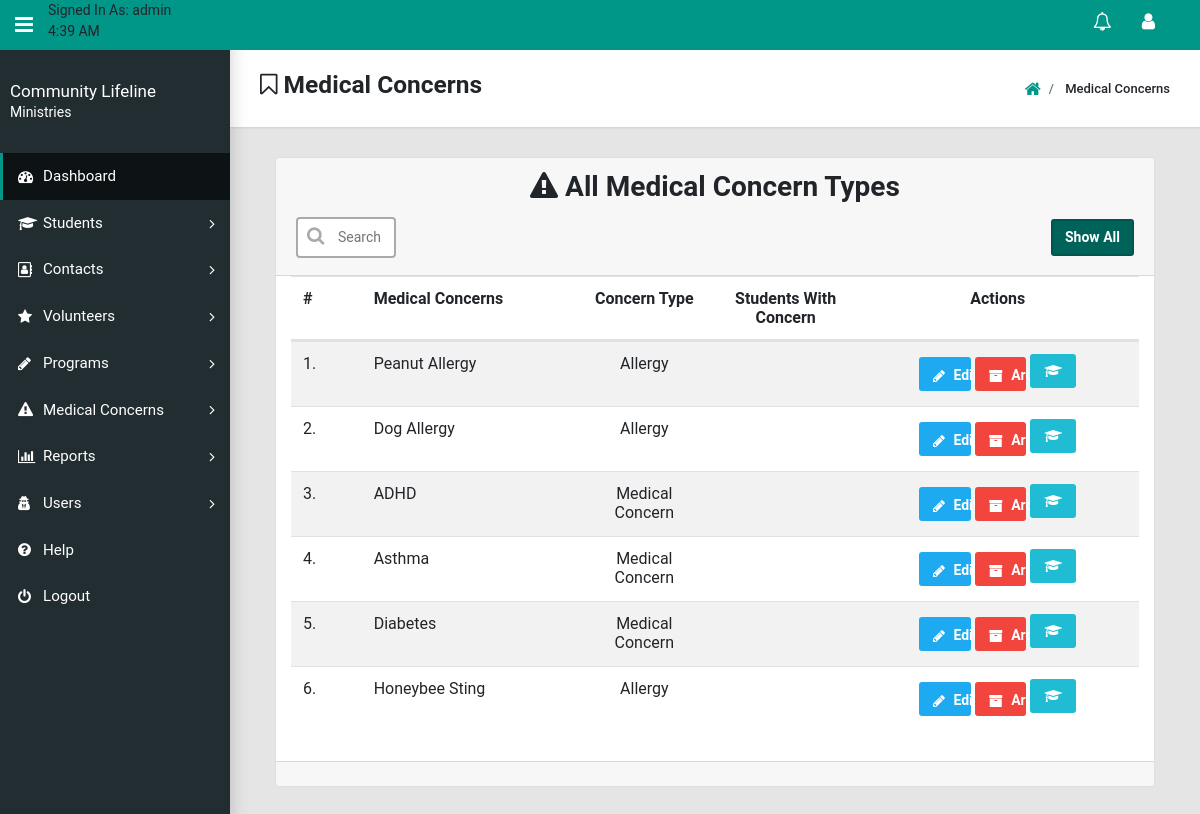
/php-files/show/ShowMedicalConcerns.php (signed in), run on the app's committed database.
### tables this page shows
CREATE TABLE Student_To_Medical_Concerns (
  Created_Timestamp      TIMESTAMP DEFAULT now(),
  Last_Updated_Timestamp TIMESTAMP DEFAULT CURRENT_TIMESTAMP,
  Author_Username        VARCHAR(30),
  Id                     INT(10)   AUTO_INCREMENT PRIMARY KEY,
  Active_Id              TINYINT(1),
  Student_Id             INT(10),
  Medical_Concern_Name   VARCHAR(50),
  Medical_Type_Id        INT(10),
  Note                   VARCHAR(500),
  CONSTRAINT FK_Student_Id_Medical_Concerns FOREIGN KEY (Student_Id)
  REFERENCES Students (Id),
  CONSTRAINT FK_Medical_Type_Id_Medical_Concerns FOREIGN KEY (Medical_Type_Id)
  REFERENCES Medical_Concern_Types (Id)
);

CREATE TABLE Medical_Concern_Types (
  Created_Timestamp      TIMESTAMP DEFAULT now(),
  Last_Updated_Timestamp TIMESTAMP DEFAULT CURRENT_TIMESTAMP,
  Author_Username        VARCHAR(30),
  Id                     INT(10)   AUTO_INCREMENT PRIMARY KEY,
  Active_Id              TINYINT(1),
  Type_Name              VARCHAR(60),
  Note                   VARCHAR(500)
);

### php-files/show/ShowMedicalConcerns.php (the view, shortened to what this page needs)
<?php
include("../app-shell/Header.php");
include("../app-shell/Sidebar.php");
include("../../db/config.php");
$queryForMedicalConcerns = "SELECT Medical_Concern_Types.Id, Student_To_Medical_Concerns.Medical_Concern_Name, Medical_Concern_Types.Type_Name FROM Medical_Concern_Types
JOIN Student_To_Medical_Concerns ON Medical_Concern_Types.Id = Student_To_Medical_Concerns.Medical_Type_Id
WHERE Medical_Concern_Types.Active_Id = 1;";
$medicalConcernsResults = mysqli_query($db, $queryForMedicalConcerns);
?>
    <div class="app-title">
        <div>
            <h3><i class="fa fa-bookmark-o"></i> Medical Concerns</h3>
        </div>
        <ul class="app-breadcrumb breadcrumb">
            <li class="breadcrumb-item"><a href="../index-login/Main-Menu.php"><i class="fa fa-home fa-lg"></i></a></li>
            <li class="breadcrumb-item"> Medical Concerns</li>
        </ul>
    </div>
    <div class="container-fluid">
        <div class="card">
            <div class="card-header">
                <div class="col-12 text-center">
                    <h2><i class="fa fa-warning"></i> All Medical Concern Types</h2>
                </div>
                <div class="row">
                    <div class="search-input-wrapper col-6">
                        <input id="search-input" type="text" placeholder="Search" onkeyup="FilterFields()">
                        <i class="align-middle fa fa-search fa-lg fa-fw" aria-hidden="true"></i>
                    </div>
                    <div class="align-middle m-auto text-right col-6">
                        <div class="btn-group btn-toggle">
                            <button class="btn btn-primary active" data-toggle="collapse" data-target="#collapsible2">
                                Show All
                            </button>
                        </div>
                    </div>
                </div>
            </div>
            <form class="container-fluid" method="POST" action="#" name="allProgramsTable" id="allProgramsTable">
                <div class="table-responsive col-sm-12">
                    <table id="search-table" class="table table-striped table-hover">
                        <thead>
                        <tr class="row">
                            <th class="col-sm-1">#</th>
                            <th class="col-sm-3">Medical Concerns</th>
                            <th class="col-sm-2 text-center">Concern Type</th>
                            <th class="col-sm-2 text-center">Students With Concern</th>
                            <th class="col-sm-4 text-center">Actions</th>
                        </tr>
                        </thead>
                        <tbody>
                        <?php
                        while ($medicalConcernsRow = mysqli_fetch_assoc($medicalConcernsResults)) {
                            $medicalConcernTypeId = $medicalConcernsRow['Id'];
                            $medicalConcernName = $medicalConcernsRow['Medical_Concern_Name'];
                            $medicalConcernType = $medicalConcernsRow['Type_Name'];
                            $studentTotals = '';
                            ?>
                            <tr class='row'>
                                <td class='col-sm-1 align-middle'></td>
                                <td class='col-sm-3 align-middle'><?php echo $medicalConcernName; ?></td>
                                <td class='col-sm-2 text-center align-middle'><?php echo $medicalConcernType; ?></td>
                                <td class='col-sm-2 text-center align-middle'><?php echo $studentTotals; ?></td>
                                <td class='col-sm-4 text-center'>
                                    <div class='left-action-buttons-container d-inline m-auto'>
                                        <div class=' d-inline'>
                                            <button type='button'
                                                    class='btn large-action-buttons edit-button'
                                                    onclick='launchEditMedicalConcernsModal(<?php echo $medicalConcernTypeId; ?>)'
                                            >
                                                <i class='fa fa-pencil'></i> Edit
                                            </button>
                                        </div>
                                        <div class='d-inline'>
                                            <button type='button'
                                                    class='btn large-action-buttons delete-button'
                                                    onclick='launchConfirmArchiveModal(
                                                        "<?php echo $medicalConcernTypeId; ?>",
                                                        "ArchiveMedicalConcern.php",
                                                        "Medical Concern Type",
                                                        "<?php echo $medicalConcernType; ?>",
                                                        "ShowMedicalConcerns.php")'
                                            >
                                                <i class='fa fa-archive'></i> Archive
                                            </button>
                                        </div>
                                    </div>
                                    <div class='right-action-buttons-container d-inline'>
                                            <span title='Students With Concern' data-toggle='tooltip'
                                                  class='small-action-buttons'>
                                                <button type='button'
                                                        onclick='launchStudentsWithMedicalConcernsModal(<?php echo $medicalConcernId; ?>)'
                                                        class='btn small-action-buttons test-scores-button'>
                                                        <i class='fa fa-graduation-cap mr-0'></i>
                                                </button>
                                            </span>
                                    </div>
                                </td>
                            </tr>
                        <?php } ?>
                        </tbody>
                    </table>
                </div>
            </form>
            <div class="card-footer">
            </div>
        </div>
    </div>
<?php
include("../app-shell/Footer.php");
?>

### css/search-bar-styles.css (style rules this page uses)
.search-input-wrapper input { width: 100px; border: 2px solid #aaa; border-radius: 4px; margin: 5px 0; outline: none; padding: 8px; box-sizing: border-box; -webkit-transition: width 0.4s ease-in-out; transition: width 0.4s ease-in-out; }
.search-input-wrapper input { padding-left: 40px; }
.search-input-wrapper { position: relative; }
.search-input-wrapper i { position: absolute; left: 18px; top: 8px; padding: 9px 8px; color: #aaa; transition: .3s; }

### css/show-all-table-styles.css (style rules this page uses)
.large-action-buttons { display: inline-block; height: 34px; width: 20%; margin: 3px auto; color: #fff; }
.small-action-buttons { display: inline-block; height: 34px; margin: auto; color: #fff; }
.edit-button { background-color: #1EAAF1; }
.delete-button { background-color: #F2453D; }
.test-scores-button { background-color: #1FBCD3; }
.left-action-buttons-container { display: inline-block; width: 58%; margin: auto; vertical-align: top; }
.right-action-buttons-container { display: inline-block; width: 40%; margin: auto; vertical-align: top; text-align: center; }

### css/form-styles.css (style rules this page uses)
body { font-family: 'Roboto', sans-serif; }
form { font-family: 'Roboto', sans-serif; }

### css/table-styles.css (style rules this page uses)
*, *:after, *::before { -webkit-box-sizing: border-box; -moz-box-sizing: border-box; box-sizing: border-box; }

### css/attendance-page-styles.css (style rules this page uses)
.right-action-buttons-container { display: inline-block; width: 40%; margin: auto; vertical-align: top; text-align: center; }

### data on the page
student_to_medical_concerns: Medical_Concern_Name "Peanut Allergy", Medical_Type_Id.Type_Name "Allergy"
student_to_medical_concerns: Medical_Concern_Name "Dog Allergy", Medical_Type_Id.Type_Name "Allergy"
student_to_medical_concerns: Medical_Concern_Name "ADHD", Medical_Type_Id.Type_Name "Medical Concern"
student_to_medical_concerns: Medical_Concern_Name "Asthma", Medical_Type_Id.Type_Name "Medical Concern"
student_to_medical_concerns: Medical_Concern_Name "Diabetes", Medical_Type_Id.Type_Name "Medical Concern"
student_to_medical_concerns: Medical_Concern_Name "Honeybee Sting", Medical_Type_Id.Type_Name "Allergy"

### other printed values
$userMakingChanges "admin"
